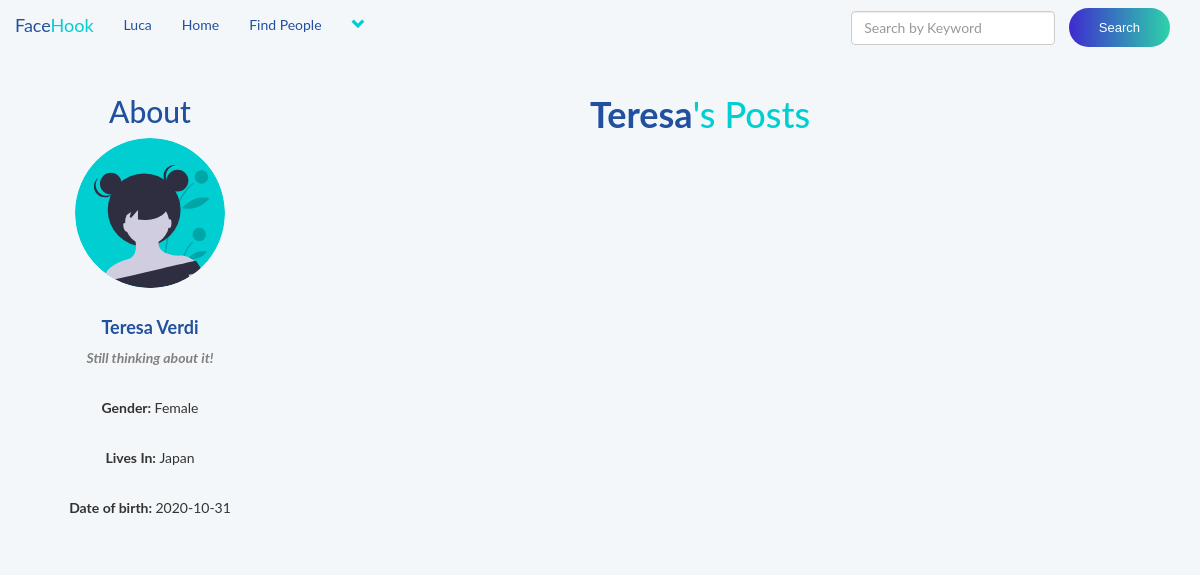
The app's page /user_profile.php?u_id=18 (signed in) with its own data.
### tables this page shows
CREATE TABLE `users` (
  `user_id` int(11) NOT NULL,
  `f_name` text NOT NULL,
  `l_name` text NOT NULL,
  `user_name` text NOT NULL,
  `describe_user` varchar(255) NOT NULL,
  `Relationship` text NOT NULL,
  `user_pass` varchar(255) NOT NULL,
  `user_email` varchar(255) NOT NULL,
  `user_country` text NOT NULL,
  `user_gender` text NOT NULL,
  `user_birthday` date NOT NULL,
  `user_image` varchar(255) NOT NULL,
  `user_cover` varchar(255) NOT NULL,
  `user_reg_date` timestamp NOT NULL DEFAULT current_timestamp(),
  `status` text NOT NULL,
  `posts` text NOT NULL,
  `recovery_account` varchar(255) NOT NULL
);

### user_profile.php (the view, shortened to what this page needs)
<!DOCTYPE html>
<?php
include("includes/header.php");
?>
<html>
<head>
	<link rel="stylesheet" href="https://maxcdn.bootstrapcdn.com/bootstrap/3.3.7/css/bootstrap.min.css">
	<link rel="stylesheet" href="style2.css">
</head>
<body>
<div class="row">
    <?php
    if(isset($_GET['u_id'])){
        $u_id = $_GET['u_id'];
    }
    if($u_id < 0 || $u_id == ''){
        echo "<script>window.open('home.php','_self')</script>";
    } else {
         ?>
    <div class="col-sm-12">
        <?php
        if(isset($_GET['u_id'])){
            global $con;
        } ?>
        <?php
        if(isset($_GET['u_id'])){
            global $con;
            $user_id = $_GET['u_id'];
            $select = "select * from users where user_id = '$user_id'";
            $run = mysqli_query($con, $select);
            $row = mysqli_fetch_array($run);
            $image = $row['user_image'];
            $f_name = $row['f_name'];
            $l_name = $row['l_name'];
            $describe_user = $row['describe_user'];
            $country = $row['user_country'];
            $gender = $row['user_gender'];
            $b_date = $row['user_birthday'];
            echo"
            <div class='row>
            <div class='col-sm-1'></div>
            <center>
            <div class='col-sm-3'>
            <h2 class='text-blu'>About</h2>
            <img class='img-circle' src='users/$image' width='150px' height='150px'><br><br>
             <center><h4 class='text-blu'><strong>$f_name $l_name</strong></h4></center>
			<p><strong><i style='color:grey;'>$describe_user</i></strong></p><br>
            <p><strong>Gender: </strong> $gender</p><br>
			<p><strong>Lives In: </strong> $country</p><br>
			<p><strong>Date of birth: </strong> $b_date</p><br>
            ";
            echo "
            </div>
            </center>
            ";
        }
        ?>
        <div class="col-sm-8">
        <center><h1 class='text-grn'><strong class='text-blu'><?php echo "$f_name"; ?></strong>'s Posts</h1></center>
        </div>
    </div>
    </div>
    <?php } ?>
</body>
</html>

### includes/header.php (shortened to what this page needs)
<?php
include("functions/functions.php");
?>
<nav style="background: #f4f7fa; border:none;" class="navbar navbar-default">
	<div class="container-fluid">
		<div class="navbar-header">
			<a style="color: #20509e;" class="navbar-brand" href="home.php">Face<span style="color: #00CED1;">Hook</span></a>
		</div>
		<div class="collapse navbar-collapse" id="bs-example-navbar-collapse-1">
	      <ul class="nav navbar-nav">
	      	<?php
			$user = $_SESSION['user_email'];
			$get_user = "select * from users where user_email='$user'";
			$run_user = mysqli_query($con,$get_user);
			$row=mysqli_fetch_array($run_user);
			$user_id = $row['user_id'];
			$first_name = $row['f_name'];
			$user_posts = "select * from posts where user_id='$user_id'";
			$run_posts = mysqli_query($con,$user_posts);
			$posts = mysqli_num_rows($run_posts);
			?>
	        <li><a style="color: #20509e;" href='profile.php?<?php echo "u_id=$user_id" ?>'><?php echo "$first_name"; ?></a></li>
	       	<li><a style="color: #20509e;" href="home.php">Home</a></li>
			<li><a style="color: #20509e;" href="members.php">Find People</a></li>
					<?php
						echo"
						<li class='dropdown'>
							<a href='#' class='dropdown-toggle' data-toggle='dropdown' role='button' aria-haspopup='true' aria-expanded='false'><span><i style='color: #00CED1;;' class='glyphicon glyphicon-chevron-down'></i></span></a>
							<ul class='dropdown-menu'>
								<li>
									<a href='my_post.php?u_id=$user_id'>My Posts <span class='badge badge-secondary'>$posts</span></a>
								</li>
								<li>
									<a href='edit_profile.php?u_id=$user_id'>Edit Account</a>
								</li>
								<li role='separator' class='divider'></li>
								<li>
									<a href='logout.php'>Logout</a>
								</li>
							</ul>
						</li>
						";
					?>
			</ul>
			<ul class="nav navbar-nav navbar-right">
				<li class="dropdown">
					<form class="navbar-form navbar-left" method="get" action="results.php">
						<div class="form-group">
							<input type="text" class="form-control" name="user_query" placeholder="Search by Keyword">
						</div>
						<button type="submit" class="btn site-btn sb-gradients search-btn" name="search">Search</button>
					</form>
				</li>
			</ul>
		</div>
	</div>
</nav>

### style2.css (style rules this page uses)
body { overflow-x: hidden; background: #f4f7fa; font-family: "Lato", sans-serif; }
.site-btn { position: relative; display: inline-block; padding: 15px 30px; font-size: 16px; font-weight: 500; line-height: 16px; border-radius: 50px; font-family: "Futura", sans-serif; min-width: 150px; text-align: center; cursor: pointer; color: #fff; margin-right: 20px; border: none; }
.text-blu { color: #20509e; }
.text-grn { color: #00CED1; }
.gradient-bg, .site-btn.sb-gradients, .member-social a:hover, .single-blog-page .social-share a:hover, .comment .comment-content .c-btn:hover, .comment-form label { background: linear-gradient(to right, #3e2bce 0%, #2dd3aa 100%, #2dd3aa 100%, #2dd3aa 100%); filter: progid:DXImageTransform.Microsoft.gradient( startColorstr='#3e2bce', endColorstr='#2dd3aa', GradientType=1); }
.search-btn { font-size: 13px; font-weight: 300; margin-right: 0; line-height: 9px; margin-left: 10px; min-width: 100px; }
span { color: #5bd0c6; }

### records on screen
users: f_name "Luca"
users: user_image (picture), f_name "Teresa", l_name "Verdi", describe_user "Still thinking about it!", user_gender "Female", user_country "Japan", user_birthday "2020-10-31"
